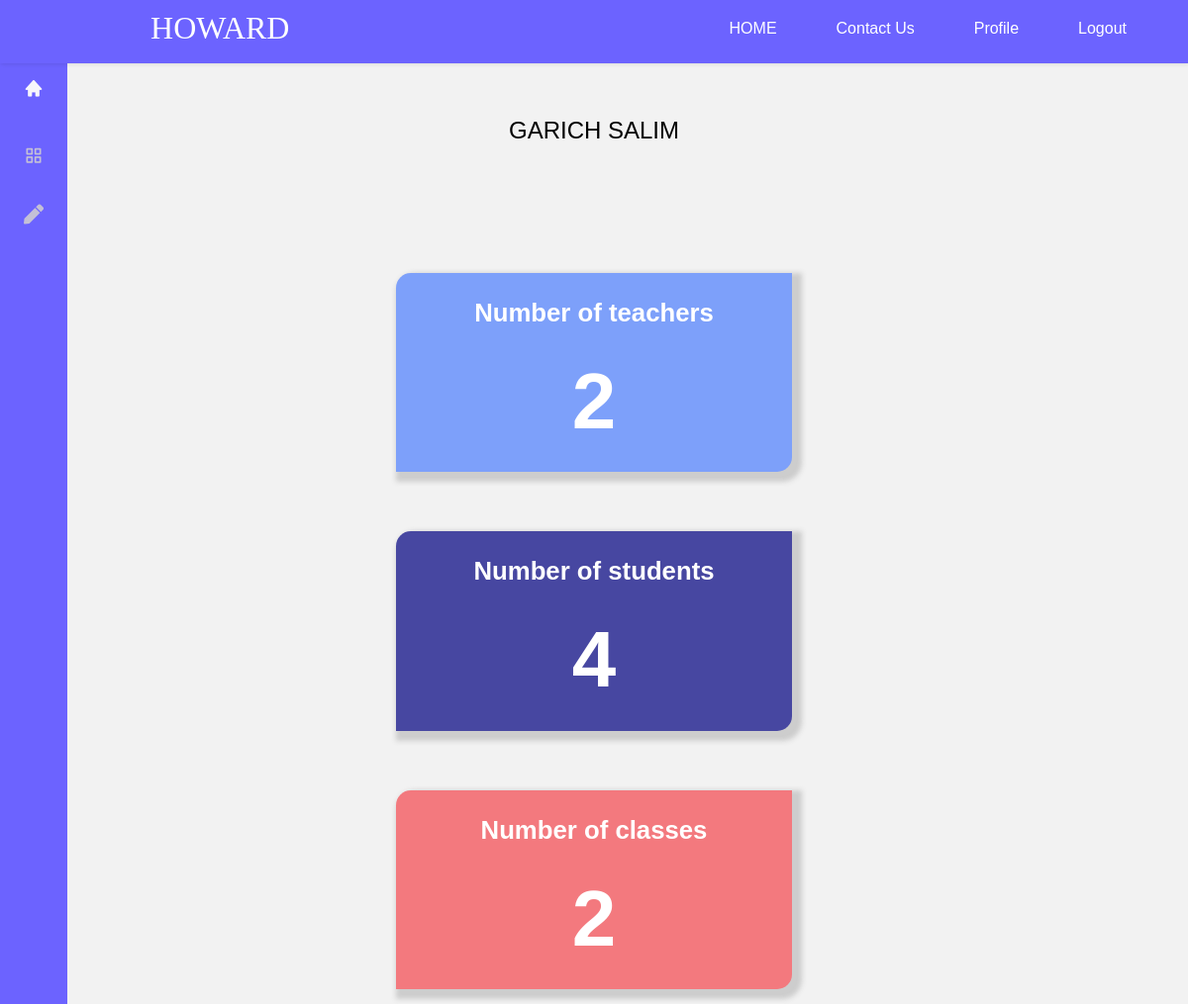
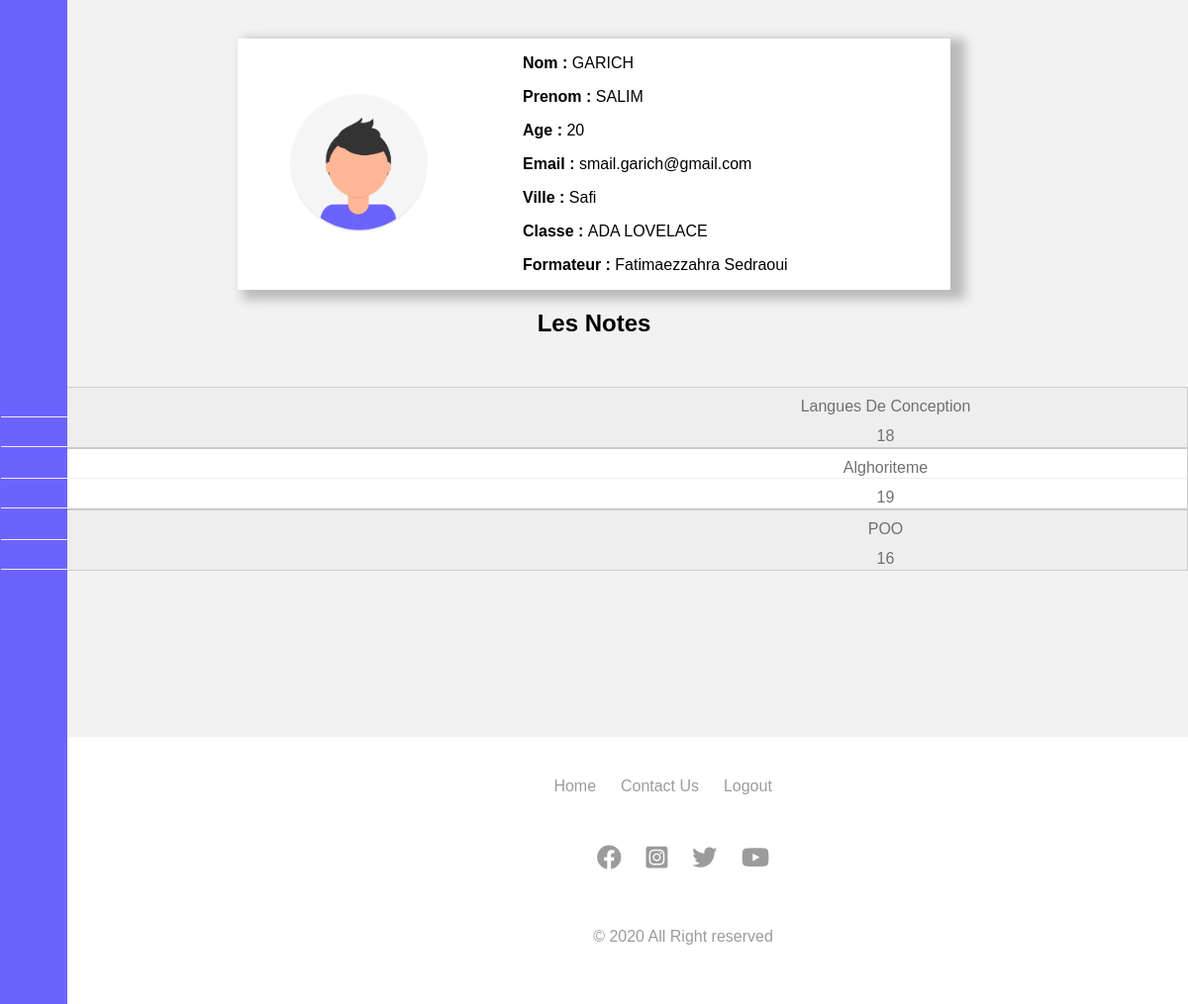
/etudiant.php?dash=0 (signed in), run on the app's committed database (2 pictures, top to bottom).
### tables this page shows
CREATE TABLE IF NOT EXISTS `personne` (
  `ID_PERSON` int(11) NOT NULL AUTO_INCREMENT,
  `NOM` varchar(50) DEFAULT NULL,
  `PRENOM` varchar(50) DEFAULT NULL,
  `AGE` int(11) DEFAULT NULL,
  `EMAIL` varchar(50) DEFAULT NULL,
  `PASSWORD` varchar(50) DEFAULT NULL,
  PRIMARY KEY (`ID_PERSON`)
);

CREATE TABLE IF NOT EXISTS `classe_etd` (
  `ID_CLASSE_ETD` int(11) NOT NULL AUTO_INCREMENT,
  `ID_FORMATEUR` int(11) NOT NULL,
  `NOM` varchar(100) DEFAULT NULL,
  PRIMARY KEY (`ID_CLASSE_ETD`,`ID_FORMATEUR`),
  KEY `FK_Formateur_Classe` (`ID_FORMATEUR`)
);

CREATE TABLE IF NOT EXISTS `notes` (
  `ID_NOTE` int(11) NOT NULL AUTO_INCREMENT,
  `ID_FORMATEUR` int(11) NOT NULL,
  `ID_ETUDIANT` int(11) NOT NULL,
  `ID_MODULE` int(11) NOT NULL,
  `NOTE` float DEFAULT NULL,
  PRIMARY KEY (`ID_NOTE`),
  KEY `FK_Formateur_note` (`ID_FORMATEUR`),
  KEY `FK_Etudiant_note` (`ID_ETUDIANT`),
  KEY `FK_Module_note` (`ID_MODULE`)
);

CREATE TABLE IF NOT EXISTS `module` (
  `ID_MODULE` int(11) NOT NULL AUTO_INCREMENT,
  `NOM_MODULE` varchar(50) DEFAULT NULL,
  PRIMARY KEY (`ID_MODULE`)
);

### etudiant.php (the view, shortened to what this page needs)
<!DOCTYPE html>
<html lang="en">
  <head>
    <link
      href="https://cdn.jsdelivr.net/npm/boxicons@2.0.5/css/boxicons.min.css"
      rel="stylesheet"
    />
    <link
      rel="stylesheet"
      href="https://cdnjs.cloudflare.com/ajax/libs/font-awesome/5.15.2/css/all.min.css"
    />
		<link rel="stylesheet" href="sass/styles.css">
    <link rel="stylesheet" href="sass/main.css">
    <link rel="stylesheet" href="sass/etudiant.css" />
    <link rel="stylesheet" href="sass/navbar.css" />
    <?php
	include 'connect.php';
	include("includ_html/hedar.php");
	$db = mysqli_connect('localhost', 'root', '', 'brief4_conception');
	$email = "";
	$id = 0;
	$emailErr = "";
	$passErr = "";
	$dash=isset($_GET['dash']) ? $_GET['dash'] : 0;
	$comnd = $con->prepare("SELECT COUNT(personne_formateur.ID_FORMATEUR) as NB FROM personne_formateur ");
    	$comnd->execute();
		$row_1 =$comnd->fetch();
		$comnd = $con->prepare("SELECT COUNT(personne_etud.ID_ETUDIANT) as NB FROM personne_etud ");
    	$comnd->execute();
		$row_2 =$comnd->fetch();
		$comnd = $con->prepare("SELECT COUNT(classe_etd.ID_CLASSE_ETD) as NB FROM classe_etd ");
    	$comnd->execute();
		$row_3 =$comnd->fetch();
	if(!empty($_SESSION['ID_ETD'])){
		$ID_ETD = $_SESSION['ID_ETD'];
		$results = mysqli_query($db,"SELECT personne.* FROM personne INNER JOIN personne_etud on personne.ID_PERSON = personne_etud.ID_PERSON WHERE personne_etud.ID_ETUDIANT=$ID_ETD");
    	$results2 = mysqli_query($db,"SELECT classe_etd.ID_CLASSE_ETD,classe_etd.NOM,personne_formateur.ID_FORMATEUR,CONCAT(personne.PRENOM ,' ', personne.NOM) AS Full_Name FROM classe_etd  INNER JOIN personne_formateur on personne_formateur.ID_FORMATEUR=classe_etd.ID_FORMATEUR INNER JOIN personne_etud on personne_etud.ID_ClasseETD=classe_etd.ID_CLASSE_ETD RIGHT JOIN personne on personne.ID_PERSON = personne_formateur.ID_PERSON WHERE personne_etud.ID_ETUDIANT = $ID_ETD");
		$results3 = mysqli_query($db,"SELECT module.NOM_MODULE,notes.NOTE FROM notes INNER JOIN module on notes.ID_MODULE= module.ID_MODULE WHERE notes.ID_ETUDIANT=$ID_ETD");
		$row = mysqli_fetch_array($results);
		$nom_e = $row['NOM'];
		$pren_e=$row['PRENOM'];
		$age = $row['AGE'];
		$emal_e=$row['EMAIL'];
	while($row = mysqli_fetch_array($results2)){
		$Nom_classe = $row['NOM'];
		$Nom_Formateur = $row['Full_Name'];
	}
	if (isset($_GET['dash'])==2) {
		$id = $_SESSION['ID_ETD'];
		$email = $emal_e;
	}
	?>
    <div class="l-navbar" id="nav-bar">
      <nav class="nav">
        <div>
          <a href="index.php" class="nav__logo">
            <i class="bx bxs-home nav__logo-icon"></i>
          </a>
          <div class="nav__list">
            <a href="etudiant.php?dash=1" class="nav__link ">
              <i class="bx bx-grid-alt nav__icon"></i>
            </a>
            <a href="etudiant.php?dash=2" class="nav__link ">
              <i class="fas fa-pen nav__icon"></i>
            </a>
          </div>
        </div>
      </nav>
    </div>
    <div class="title-sec"><?php echo $nom_e." ".$pren_e; ?></div>
	<div class="sts">
			<div class="item">
				<h3>
					Number of teachers<br><br> <span > <?php echo $row_1['NB'];  ?></span>
				</h3>
			</div>
			<div class="item">
				<h3>
					Number of students<br><br><span > <?php echo $row_2['NB'];  ?></span>
				</h3>
			</div>
			<div class="item">
				<h3>
					Number of classes<br><br><span > <?php echo $row_3['NB'];  ?></span>
				</h3>
			</div>
		</div>
    <div class="etu-cart">
      <div class="etu-avatar">
        <img src="img/profil.png" alt="" />
      </div>
      <div class="etu-content">
        <p><b>Nom : </b><?php echo $nom_e; ?></p>
        <p><b>Prenom : </b><?php echo $pren_e; ?></p>
        <p><b>Age : </b><?php echo $age; ?></p>
        <p><b>Email : </b><?php echo $emal_e; ?></p>
        <p><b>Ville : </b>Safi</p>
        <p><b>Classe : </b><?php echo $Nom_classe; ?></p>
        <p><b>Formateur : </b><?php echo $Nom_Formateur; ?></p>
      </div>
    </div>
    <?php
					}else {
							header('Location:index.php');
						} ?>
    <?php if ($dash == 2){
				if (isset($_SESSION['up'])){ ?>
				<div class="msg">
				<?php
					echo $_SESSION['up'];
					unset($_SESSION['up']);
				?>
	</div>
    <?php } ?>
	<form method="POST" action="?dash=2" >
	<input type="hidden" name="id" value="<?php echo $id; ?>">
		<div class="input-group">
			<label>Email</label>
			<input type="text" name="email" value="<?php echo $email; ?>">
			<span><?php echo $emailErr; ?></span>
		</div>
		<div class="input-group">
			<label>Password</label>
			<input type="password" name="newpass" value="" placeholder="New Password">
			<br><br>
			<input type="password" name="reptpass" value="" placeholder="Repet New Password">
			<br><br>
			<span><?php echo $passErr; ?></span>
		</div>
		<div class="input-group">
	<button class="btn" type="submit" name="update" style="background: #556B2F;" >update</button>
		</div>
		<?php  }else {  ?>
			<table>
      <h2>
        Les Notes
      </h2>
      <tbody>
      <?php while ($row_n = mysqli_fetch_array($results3)) { ?>
        <tr>
        <td><?php echo $row_n['NOM_MODULE']; ?></td>
										<td><?php echo $row_n['NOTE']; ?></td>
									</tr>
								<?php } ?>
      </tbody>
    </table>
		<?php } ?>
  <footer>
      <div class="footer-con">
        <div class="footer-row footer-row__1">
          <ul>
            <li><a href="#">&#169; 2020 All Right reserved</a></li>
          </ul>
        </div>
        <div class="footer-row footer-row__2">
          <ul>
            <li><a href="#">Home</a></li>
            <li><a href="#">Contact Us</a></li>
            <li><a href="#">Logout</a></li>
          </ul>
        </div>
        <div class="footer-row footer-row__3">
          <ul>
            <li>
              <a href="#"><i class="fab fa-facebook"></i></a>
            </li>
            <li>
              <a href="#"><i class="fab fa-instagram-square"></i></a>
            </li>
            <li>
              <a href="#"><i class="fab fa-twitter"></i></a>
            </li>
            <li>
              <a href="#"><i class="fab fa-youtube"></i></a>
            </li>
          </ul>
        </div>
      </div>
    </footer>
	</body>
</html>

### sass/styles.css (style rules this page uses)
.l-navbar { position: fixed; left: -30%; width: 50px; background-color: #6c63ff; padding: .5rem 1rem 0 0; -webkit-transition: .5s; transition: .5s; height: 100%; -webkit-transition: 300ms ease; transition: 300ms ease; }
.nav { margin-top: 55px; display: -webkit-box; display: -ms-flexbox; display: flex; -webkit-box-orient: vertical; -webkit-box-direction: normal; -ms-flex-direction: column; flex-direction: column; -webkit-box-pack: justify; -ms-flex-pack: justify; justify-content: space-between; overflow: hidden; }
.nav__logo, .nav__link { display: -ms-grid; display: grid; -ms-grid-columns: max-content max-content; grid-template-columns: -webkit-max-content -webkit-max-content; grid-template-columns: max-content max-content; -webkit-box-align: center; -ms-flex-align: center; align-items: center; -webkit-column-gap: 1rem; column-gap: 1rem; padding: .5rem 0 .5rem 1.5rem; }
.nav__logo { margin-bottom: 2rem; }
.nav__logo-icon { font-size: 1.25rem; color: var(--white-color); }
.nav__link { position: relative; color: #fff; margin-bottom: 1.5rem; -webkit-transition: 800ms; transition: 800ms; }
.nav__icon { font-size: 1.25rem; }
@media screen and (min-width: 768px) { body { margin: calc(var(--header-height) + 1rem) 0 0 0; } }
@media screen and (min-width: 768px) { .l-navbar { top: 0; left: 0; padding: 1rem 1rem 0 0; } }
table { border-collapse: collapse; text-align: left; width: 90%; background-color: white; border: none; border-collapse: collapse; width: 98%; margin: 15px; }
table td:first-child { border-left: none; }
table td:last-child { border-right: none; }
tr { border-bottom: 1px solid #cbcbcb; }
td { border: none; height: 30px; padding: 2px; color: #707070; }
.footer-con { padding: 25px 0; background-color: white; color: #838383; display: -webkit-box; display: -ms-flexbox; display: flex; -webkit-box-orient: horizontal; -webkit-box-direction: normal; -ms-flex-direction: row; flex-direction: row; -ms-flex-wrap: wrap; flex-wrap: wrap; margin-top: 14%; }
.footer-con ul { margin-left: 15%; padding: 0; list-style: none; font-size: 16px; }
.footer-con ul li { display: inline; margin: 1%; font-size: 16px; }
.footer-con ul a { color: inherit; text-decoration: none; opacity: 0.8; }
.footer-con .footer-row { margin: 0%; padding: 0%; text-align: center; }
.footer-con .footer-row__1 { -webkit-box-flex: 25%; -ms-flex: 25%; flex: 25%; }
.footer-con .footer-row__2 { -webkit-box-flex: 50%; -ms-flex: 50%; flex: 50%; }
.footer-con .footer-row__3 { -webkit-box-flex: 25%; -ms-flex: 25%; flex: 25%; }
.footer-con .footer-row__3 .fab { font-size: 25px; }
@media screen and (max-width: 1300px) { .footer-con { -webkit-box-orient: vertical; -webkit-box-direction: reverse; -ms-flex-direction: column-reverse; flex-direction: column-reverse; } }
@media screen and (max-width: 1300px) { .footer-con .footer-row { -webkit-box-flex: 90%; -ms-flex: 90%; flex: 90%; } }
@media screen and (max-width: 1300px) { .footer-con .footer-row__2 { -webkit-box-ordinal-group: 2; -ms-flex-order: 1; order: 1; } }
body { margin: 0; font-family: Helvetica, sans-serif; background-color: #f2f2f2; }
a { color: white; }
.sts { display: -webkit-box; display: -ms-flexbox; display: flex; -ms-flex-wrap: wrap; flex-wrap: wrap; width: 75%; margin: 2% auto 2%; -ms-flex-pack: distribute; justify-content: space-around; }
.sts .item { background: #4747A1; margin: 30px; width: 25rem; text-align: center; font-size: 22px; -webkit-box-shadow: 5px 5px 5px 5px rgba(199, 199, 199, 0.87); box-shadow: 5px 5px 5px 5px rgba(199, 199, 199, 0.87); border: none; border-radius: 15px 0 15px 0; }
.sts .item:first-child { background: #7DA0FA; }
.sts .item:last-child { background: #F3797E; }
.sts h3 { color: white; }
.sts span:last-child { font-size: 80px; }
.l-navbar { position: fixed; left: -30%; width: 50px; background-color: #6c63ff; padding: 0.5rem 1rem 0 0; -webkit-transition: 0.5s; transition: 0.5s; height: 100%; -webkit-transition: 300ms ease; transition: 300ms ease; }
.nav__logo, .nav__link { display: -ms-grid; display: grid; -ms-grid-columns: max-content max-content; grid-template-columns: -webkit-max-content -webkit-max-content; grid-template-columns: max-content max-content; -webkit-box-align: center; -ms-flex-align: center; align-items: center; -webkit-column-gap: 1rem; column-gap: 1rem; padding: 0.5rem 0 0.5rem 1.5rem; }
@media screen and (min-width: 768px) { .l-navbar { left: 0; padding: 1rem 1rem 0 0; } }

### data on the page
personne: NOM "GARICH", PRENOM "SALIM", AGE "20", EMAIL "smail.garich@gmail.com"
classe_etd: NOM "ADA LOVELACE"
notes: ID_MODULE.NOM_MODULE "Langues De Conception", NOTE "18"
notes: ID_MODULE.NOM_MODULE "Alghoriteme", NOTE "19"
notes: ID_MODULE.NOM_MODULE "POO", NOTE "16"

### other printed values
$row_1['NB'] "2"
$row_2['NB'] "4"
$row_3['NB'] "2"
$Nom_Formateur "Fatimaezzahra Sedraoui"
